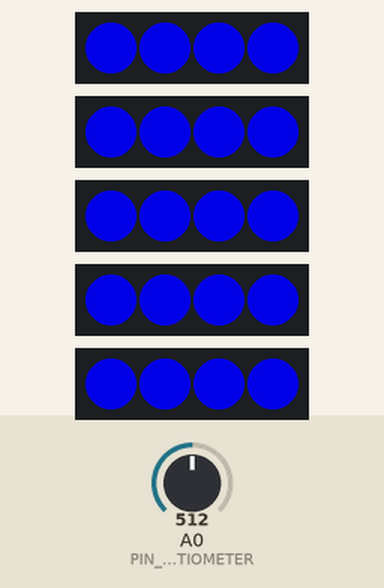
Bench run of a sketch on a simulated Arduino Uno, built with avr-gcc and run on an emulated ATmega328P. On the bench: 5 × 4 RGB LEDs in strip order, left to right. The test bench sets the inputs (shaded band); at power-on: A0 (PIN_POTENTIOMETER) = 512. Dim RGB values are drawn brighter than linear.

Above: at 0.68 s.
1.3 s: A0 (PIN_POTENTIOMETER) set to 306
At 1.41 s:
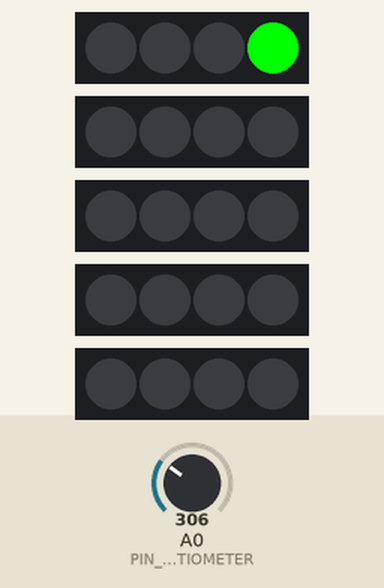
4.3 s: A0 (PIN_POTENTIOMETER) set to 511
At 5.2 s:
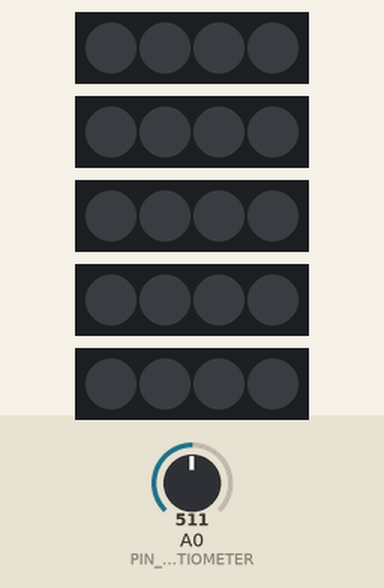
5.9 s: A0 (PIN_POTENTIOMETER) set to 716
At 6.4 s:
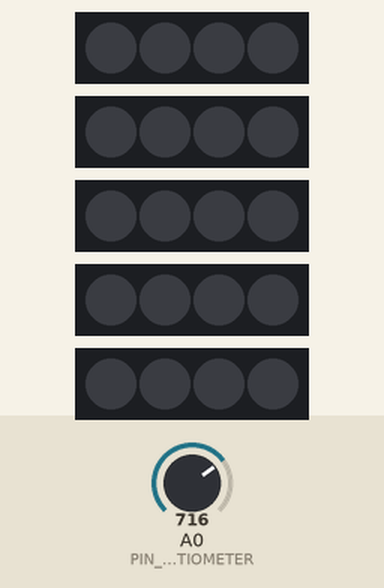
Timing chart, 0 to 8.9 s (numbered marks = the images above; inputs shaded):
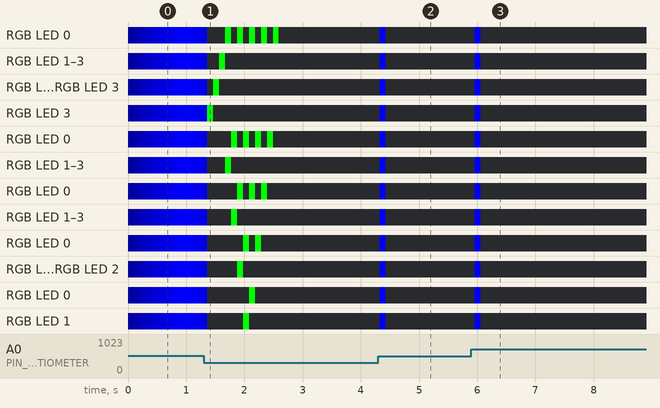

Measured:
- after the input at 4.3 s, RGB LED 0–3, RGB LED 0–3, RGB LED 0–3, RGB LED 0–3, RGB LED 0–3: off → RGB(0, 0, 236) at once, → off 0.10 s later
- after the input at 5.9 s, RGB LED 0–3, RGB LED 0–3, RGB LED 0–3, RGB LED 0–3, RGB LED 0–3: off → RGB(0, 0, 211) after 0.06 s, → off 0.10 s later

The sketch:

pixel_test_v2.ino
```cpp
#include <Adafruit_NeoPixel.h>

#define PIN_POTENTIOMETER A0
#define PIN_NEOPIXEL_1 2
#define PIN_NEOPIXEL_2 3
#define PIN_NEOPIXEL_3 4
#define PIN_NEOPIXEL_4 5
#define PIN_NEOPIXEL_5 6

#define NUM_PIXELS 4
#define DEFAULT_GLOW 5
#define DEFAULT_FILL 0
#define DEFAULT_DRAIN 0

Adafruit_NeoPixel NP1(NUM_PIXELS, PIN_NEOPIXEL_1, NEO_GRB + NEO_KHZ800);
Adafruit_NeoPixel NP2(NUM_PIXELS, PIN_NEOPIXEL_2, NEO_GRB + NEO_KHZ800);
Adafruit_NeoPixel NP3(NUM_PIXELS, PIN_NEOPIXEL_3, NEO_GRB + NEO_KHZ800);
Adafruit_NeoPixel NP4(NUM_PIXELS, PIN_NEOPIXEL_4, NEO_GRB + NEO_KHZ800);
Adafruit_NeoPixel NP5(NUM_PIXELS, PIN_NEOPIXEL_5, NEO_GRB + NEO_KHZ800);

// To determine if animation is played
float prev_potentiometer_value = 0;
float threshold = 25;

// For glow animation
int curr_glow = DEFAULT_GLOW;
int glow_increment = 25;
int increase_glow = 0;

// For fill animation
int curr_fill = DEFAULT_FILL;
int fill_increment = 1;

// For drain animation
int curr_drain = DEFAULT_DRAIN;
int drain_increment = 1;

void setup() {
  pinMode(PIN_POTENTIOMETER, INPUT);
  NP1.begin();
  NP2.begin();
  NP3.begin();
  NP4.begin();
  NP5.begin();
  Serial.begin(9600);
}

void loop() {
  // Clear any lights from the previous iteration
  NP1.clear();
  NP1.show();
  NP2.clear();
  NP2.show();
  NP3.clear();
  NP3.show();
  NP4.clear();
  NP4.show();
  NP5.clear();
  NP5.show();
  // Read the potentiometer value
  float curr_potentiometer_value = analogRead(PIN_POTENTIOMETER);
  // Check if the potentiometer value has decreased
  if (prev_potentiometer_value - curr_potentiometer_value >= threshold) {
    curr_glow = DEFAULT_GLOW;
    curr_fill = DEFAULT_FILL;
    drain(0, 255, 0);
  }
  // Check if the potentiometer value has increased
  else if (curr_potentiometer_value - prev_potentiometer_value >= threshold) {
    glow(0, 0, 255);
    //fill(255, 0, 0);
  }
  // Check if the drain animation is still supposed to be playing
  else if (curr_drain > DEFAULT_DRAIN)
    drain(0, 255, 0);
  // Check if the glow animation is still supposed to be playing
  else if (curr_glow > DEFAULT_GLOW) {
    glow(0, 0, 255);
    //fill(255, 0, 0);
  }
  prev_potentiometer_value = curr_potentiometer_value;
  // Delay till the next iteration
  delay(100);
}

void glow(int r, int g, int b) {
  curr_glow += pow(-1, increase_glow) * glow_increment;
  for (int pixel = 0; pixel < NUM_PIXELS; pixel++)
    NP1.setPixelColor(pixel, NP1.Color(r * curr_glow / 255, g * curr_glow / 255, b * curr_glow / 255));
  NP1.show();
  for (int pixel = 0; pixel < NUM_PIXELS; pixel++)
    NP2.setPixelColor(pixel, NP2.Color(r * curr_glow / 255, g * curr_glow / 255, b * curr_glow / 255));
  NP2.show();
  for (int pixel = 0; pixel < NUM_PIXELS; pixel++)
    NP3.setPixelColor(pixel, NP3.Color(r * curr_glow / 255, g * curr_glow / 255, b * curr_glow / 255));
  NP3.show();
  for (int pixel = 0; pixel < NUM_PIXELS; pixel++)
    NP4.setPixelColor(pixel, NP4.Color(r * curr_glow / 255, g * curr_glow / 255, b * curr_glow / 255));
  NP4.show();
  for (int pixel = 0; pixel < NUM_PIXELS; pixel++)
    NP5.setPixelColor(pixel, NP5.Color(r * curr_glow / 255, g * curr_glow / 255, b * curr_glow / 255));
  NP5.show();
  if (curr_glow == DEFAULT_GLOW || curr_glow == 255)
    increase_glow = 1 - increase_glow;
}

void fill(int r, int g, int b) {
  curr_fill += fill_increment;
  for (int pixel = 0; pixel < NUM_PIXELS; pixel++) {
    int rank = pixel;
    if (rank <= curr_fill && (rank + curr_fill) % 2 == 1)
      NP1.setPixelColor(pixel, NP1.Color(r, g, b));
  }
  NP1.show();
  for (int pixel = 0; pixel < NUM_PIXELS; pixel++) {
    int rank = pixel + 1;
    if (rank <= curr_fill && (rank + curr_fill) % 2 == 1)
      NP2.setPixelColor(pixel, NP2.Color(r, g, b));
  }
  NP2.show();
  for (int pixel = 0; pixel < NUM_PIXELS; pixel++) {
    int rank = pixel + 2;
    if (rank <= curr_fill && (rank + curr_fill) % 2 == 1)
      NP3.setPixelColor(pixel, NP3.Color(r, g, b));
  }
  NP3.show();
  for (int pixel = 0; pixel < NUM_PIXELS; pixel++) {
    int rank = pixel + 3;
    if (rank <= curr_fill && (rank + curr_fill) % 2 == 1)
      NP4.setPixelColor(pixel, NP4.Color(r, g, b));
  }
  NP4.show();
  for (int pixel = 0; pixel < NUM_PIXELS; pixel++) {
    int rank = pixel + 4;
    if (rank <= curr_fill && (rank + curr_fill) % 2 == 1)
      NP5.setPixelColor(pixel, NP5.Color(r, g, b));
  }
  NP5.show();
}

void drain(int r, int g, int b) {
  curr_drain += drain_increment;
  if (curr_drain == 13) {
    curr_drain = 0;
    return;
  }
  else if (curr_drain == 1) {
    NP1.setPixelColor(3, NP1.Color(r, g, b));
    NP1.show();
  }
  else if (curr_drain == 2) {
    NP1.setPixelColor(2, NP1.Color(r, g, b));
    NP2.setPixelColor(3, NP2.Color(r, g, b));
    NP1.show();
    NP2.show();
  }
  else if (curr_drain == 3) {
    NP1.setPixelColor(1, NP1.Color(r, g, b));
    NP2.setPixelColor(2, NP2.Color(r, g, b));
    NP3.setPixelColor(3, NP3.Color(r, g, b));
    NP1.show();
    NP2.show();
    NP3.show();
  }
  else if (curr_drain == 4) {
    NP1.setPixelColor(0, NP1.Color(r, g, b));
    NP2.setPixelColor(1, NP2.Color(r, g, b));
    NP3.setPixelColor(2, NP3.Color(r, g, b));
    NP4.setPixelColor(3, NP4.Color(r, g, b));
    NP1.show();
    NP2.show();
    NP3.show();
    NP4.show();
  }
  else if (curr_drain == 5) {
    NP2.setPixelColor(0, NP2.Color(r, g, b));
    NP3.setPixelColor(1, NP3.Color(r, g, b));
    NP4.setPixelColor(2, NP4.Color(r, g, b));
    NP5.setPixelColor(3, NP5.Color(r, g, b));
    NP2.show();
    NP3.show();
    NP4.show();
    NP5.show();
  }
  else if (curr_drain == 6) {
    NP1.setPixelColor(0, NP2.Color(r, g, b));
    NP3.setPixelColor(0, NP3.Color(r, g, b));
    NP4.setPixelColor(1, NP4.Color(r, g, b));
    NP5.setPixelColor(2, NP5.Color(r, g, b));
    NP1.show();
    NP3.show();
    NP4.show();
    NP5.show();
  }
  else if (curr_drain == 7) {
    NP2.setPixelColor(0, NP1.Color(r, g, b));
    NP4.setPixelColor(0, NP4.Color(r, g, b));
    NP5.setPixelColor(1, NP5.Color(r, g, b));
    NP2.show();
    NP4.show();
    NP5.show();
  }
  else if (curr_drain == 8) {
    NP1.setPixelColor(0, NP2.Color(r, g, b));
    NP3.setPixelColor(0, NP4.Color(r, g, b));
    NP5.setPixelColor(0, NP5.Color(r, g, b));
    NP1.show();
    NP3.show();
    NP5.show();
  }
  else if (curr_drain == 9) {
    NP2.setPixelColor(0, NP2.Color(r, g, b));
    NP4.setPixelColor(0, NP4.Color(r, g, b));
    NP2.show();
    NP4.show();
  }
  else if (curr_drain == 10) {
    NP1.setPixelColor(0, NP1.Color(r, g, b));
    NP3.setPixelColor(0, NP3.Color(r, g, b));
    NP1.show();
    NP3.show();
  }
  else if (curr_drain == 11) {
    NP2.setPixelColor(0, NP2.Color(r, g, b));
    NP2.show();
  }
  else {
    NP1.setPixelColor(0, NP1.Color(r, g, b));
    NP1.show();
  }
}
```
